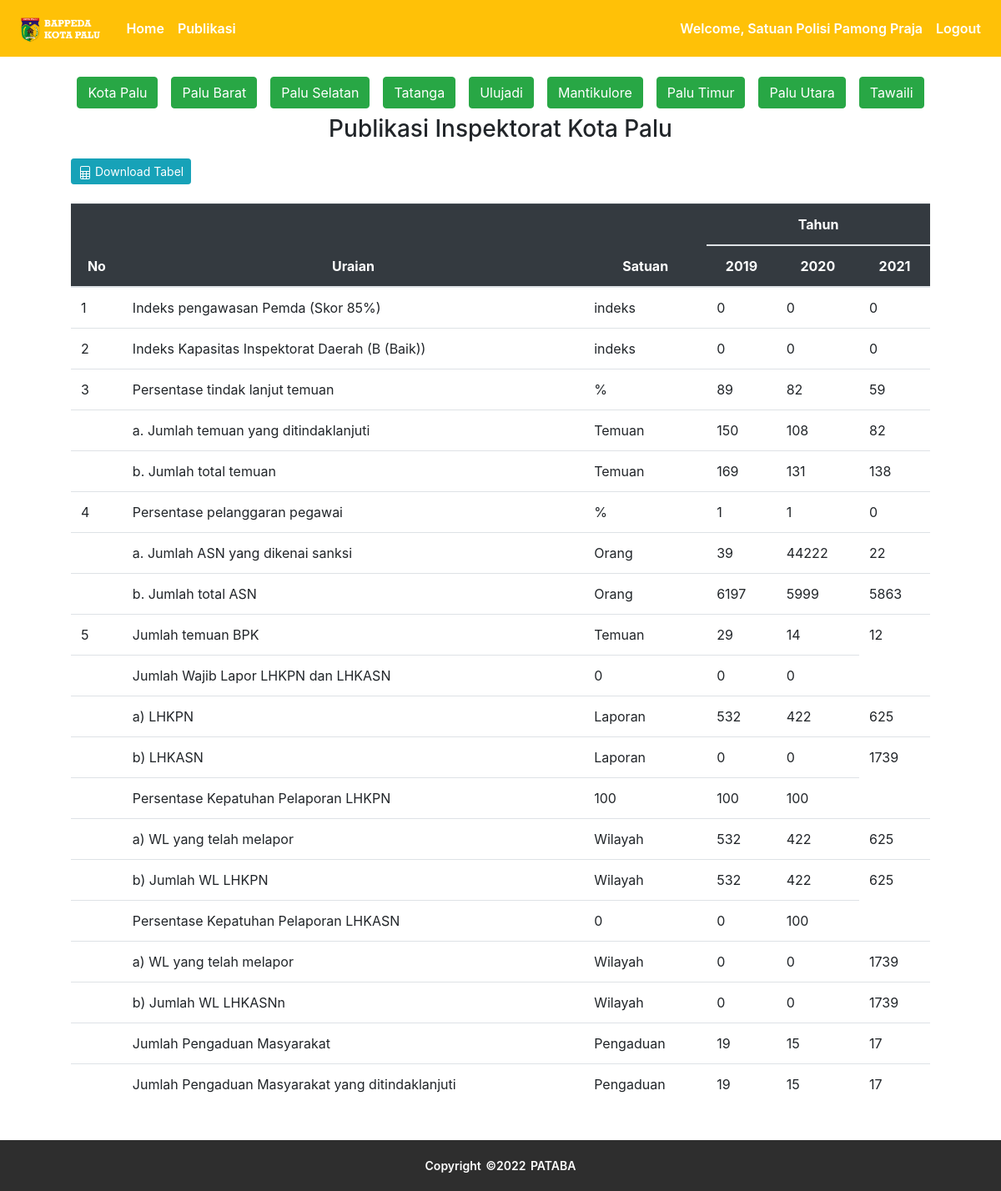
/publikasi/inspektorat (signed in), run on the app's committed database.
### publication/models.py (models this page shows, shortened)
class Users(db.Model, UserMixin):
  id = db.Column(db.Integer(), primary_key=True)
  email = db.Column(db.String(), unique=True, nullable=False)
  password_hash = db.Column(db.String(), nullable=False)
  name = db.Column(db.String(), nullable=False)
  role = db.Column(db.String(), nullable=False)
  officer_of_district = db.Column(db.Integer(), db.ForeignKey('districts.id'), nullable=True)
  officer_of_agency = db.Column(db.Integer(), db.ForeignKey('agencies.id'), nullable=True)
  @property
  def password(self):
    return self.password

class Inspektorat(db.Model):
  id = db.Column(db.Integer(), primary_key=True)
  tahun = db.Column(db.String(length=4), nullable=False)
  u1 = db.Column(db.Float())
  u2 = db.Column(db.Float())
  u3 = db.Column(db.Float())
  u4 = db.Column(db.Float())
  u5 = db.Column(db.Float())
  u6 = db.Column(db.Float())
  u7 = db.Column(db.Float())
  u8 = db.Column(db.Float())
  u9 = db.Column(db.Float())
  u10 = db.Column(db.Float())
  u11 = db.Column(db.Float())
  u12 = db.Column(db.Float())
  u13 = db.Column(db.Float())
  u14 = db.Column(db.Float())
  district_id = db.Column(db.Integer(), nullable=True)
  u15 = db.Column(db.Float())
  u16 = db.Column(db.Float())
  u17 = db.Column(db.Float())
  u18 = db.Column(db.Float())
  u19 = db.Column(db.Float())
  u20 = db.Column(db.Float())
  district_id = db.Column(db.Integer(), nullable=True)

### publication/inspektorat/routes_inspektorat.py (the view)
@app.route('/publikasi/inspektorat')
def inspektorat():
  data = Inspektorat.query.filter_by(district_id=None).order_by(Inspektorat.tahun).all()
  return render_template('inspektorat/inspektorat.html', data=data)

### publication/models.py (called while the page is built)
@login_manager.user_loader
def load_user(user_id):
    return Users.query.get(int(user_id))

### publication/templates/inspektorat/inspektorat.html (shortened to what this page needs)
{% extends 'base.html' %}
{% block content %}
  <div class="container">
    <div class="ket-tabel d-flex justify-content-center">
      <a href="{{ url_for('inspektorat') }}" class="btn btn-success m-2">Kota Palu</a>
      <a href="{{ url_for('inspektorat_kec', district_id=1) }}" class="btn btn-success m-2">Palu Barat</a>
      <a href="{{ url_for('inspektorat_kec', district_id=2) }}" class="btn btn-success m-2">Palu Selatan</a>
      <a href="{{ url_for('inspektorat_kec', district_id=3) }}" class="btn btn-success m-2">Tatanga</a>
      <a href="{{ url_for('inspektorat_kec', district_id=4) }}" class="btn btn-success m-2">Ulujadi</a>
      <a href="{{ url_for('inspektorat_kec', district_id=5) }}" class="btn btn-success m-2">Mantikulore</a>
      <a href="{{ url_for('inspektorat_kec', district_id=6) }}" class="btn btn-success m-2">Palu Timur</a>
      <a href="{{ url_for('inspektorat_kec', district_id=7) }}" class="btn btn-success m-2">Palu Utara</a>
      <a href="{{ url_for('inspektorat_kec', district_id=8) }}" class="btn btn-success m-2">Tawaili</a>
    </div>
    <h3 class="text-center">Publikasi Inspektorat Kota Palu</h3>
    <button class="btn btn-sm btn-info btn-download" onclick="exportTableToExcel('dprdTable', 'tabel')">
      <span>
        Download Tabel
      </span>
    </button>
    <div class="table-responsive mb-5" style="padding: 5vh;">
      <table class="table" id="dprdTable">
        <thead class="table-dark text-center">
          <tr>
            <th rowspan="2" scope="col">No</th>
            <th rowspan="2" scope="col">Uraian</th>
            <th rowspan="2" scope="col">Satuan</th>
            <th colspan="{{ data|length + 1 }}" scope="col" style="text-align: center">Tahun</th>
          </tr>
          <tr>
            {% for d in data %}
              <th>
                {{ d.tahun }}
              </th>
            {% endfor %}
          </tr>
        </thead>
        <tbody>
          <tr>
            <td>1</td>
            <td>Indeks pengawasan Pemda (Skor 85%)</td>
            <td>indeks</td>
            {% for d in data %}
            <td>{{ d.u1 }}</td>
            {% endfor %}
          </tr>
          <tr>
            <td>2</td>
            <td>Indeks Kapasitas Inspektorat Daerah (B (Baik))</td>
            <td>indeks</td>
            {% for d in data %}
            <td>{{ d.u2 }}</td>
            {% endfor %}
          </tr>
          <tr>
            <td>3</td>
            <td>Persentase tindak lanjut temuan</td>
            <td>%</td>
            {% for d in data %}
            <td>{{ d.u3 }}</td>
            {% endfor %}
          </tr>
          <tr>
            <td></td>
            <td>a. Jumlah temuan yang ditindaklanjuti</td>
            <td>Temuan</td>
            {% for d in data %}
            <td>{{ d.u4 }}</td>
            {% endfor %}
          </tr>
          <tr>
            <td></td>
            <td>b. Jumlah total temuan</td>
            <td>Temuan</td>
            {% for d in data %}
            <td>{{ d.u5 }}</td>
            {% endfor %}
          </tr>
          <tr>
            <td>4</td>
            <td>Persentase pelanggaran pegawai</td>
            <td>%</td>
            {% for d in data %}
            <td>{{ d.u6 }}</td>
            {% endfor %}
          </tr>
          <tr>
            <td></td>
            <td>a. Jumlah ASN yang dikenai sanksi</td>
            <td>Orang</td>
            {% for d in data %}
            <td>{{ d.u7 }}</td>
            {% endfor %}
          </tr>
          <tr>
            <td></td>
            <td>b. Jumlah total ASN</td>
            <td>Orang</td>
            {% for d in data %}
            <td>{{ d.u8 }}</td>
            {% endfor %}
          </tr>
          <tr>
            <td>5</td>
            <td>Jumlah temuan BPK</td>
            <td>Temuan</td>
            {% for d in data %}
            <td>{{ d.u9 }}</td>
            {% endfor %}
          </tr>
          <tr>
            <td></td>
            <td>Jumlah Wajib Lapor LHKPN dan LHKASN</td>
            {% for d in data %}
            <td>{{ d.u10 }}</td>
            {% endfor %}
          </tr>
          <tr>
            <td></td>
            <td>a) LHKPN</td>
            <td>Laporan</td>
            {% for d in data %}
            <td>{{ d.u11 }}</td>
            {% endfor %}
          </tr>
          <tr>
            <td></td>
            <td>b) LHKASN</td>
            <td>Laporan</td>
            {% for d in data %}
            <td>{{ d.u12 }}</td>
            {% endfor %}
          </tr>
          <tr>
            <td></td>
            <td>Persentase Kepatuhan Pelaporan LHKPN</td>
            {% for d in data %}
            <td>{{ d.u13 }}</td>
            {% endfor %}
          </tr>
          <tr>
            <td></td>
            <td>a) WL yang telah melapor</td>
            <td>Wilayah</td>
            {% for d in data %}
            <td>{{ d.u14 }}</td>
            {% endfor %}
          </tr>
          <tr>
            <td></td>
            <td>b) Jumlah WL LHKPN</td>
            <td>Wilayah</td>
            {% for d in data %}
            <td>{{ d.u15 }}</td>
            {% endfor %}
          </tr>
          <tr>
            <td></td>
            <td>Persentase Kepatuhan Pelaporan LHKASN</td>
            {% for d in data %}
            <td>{{ d.u16 }}</td>
            {% endfor %}
          </tr>
          <tr>
            <td></td>
            <td>a) WL yang telah melapor</td>
            <td>Wilayah</td>
            {% for d in data %}
            <td>{{ d.u17 }}</td>
            {% endfor %}
          </tr>
          <tr>
            <td></td>
            <td>b) Jumlah WL LHKASNn</td>
            <td>Wilayah</td>
            {% for d in data %}
            <td>{{ d.u18 }}</td>
            {% endfor %}
          </tr>
          <tr>
            <td></td>
            <td>Jumlah Pengaduan Masyarakat</td>
            <td>Pengaduan</td>
            {% for d in data %}
            <td>{{ d.u19 }}</td>
            {% endfor %}
          </tr>
          <tr>
            <td></td>
            <td>Jumlah Pengaduan Masyarakat yang ditindaklanjuti</td>
            <td>Pengaduan</td>
            {% for d in data %}
            <td>{{ d.u20 }}</td>
            {% endfor %}
          </tr>
        </tbody>
      </table>
    </div>
  </div>
{% endblock %}

### publication/templates/base.html (shortened to what this page needs)
<!doctype html>
<html lang="en">
  <head>
    <link rel="stylesheet" href="https://cdn.jsdelivr.net/npm/bootstrap@4.5.3/dist/css/bootstrap.min.css">
    <link rel="stylesheet" href="https://unpkg.com/swiper/swiper-bundle.min.css"/>
    <link rel="stylesheet" href="{{ url_for('static', filename='css/style_agi.css') }}">
    <link rel="stylesheet" href="{{ url_for('static', filename='css/footer.css') }}">
  </head>
  <body>
    <nav class="navbar navbar-expand-md navbar-dark bg-warning my-navbar">
      <a class="navbar-brand" href="#">
        <img src="{{ url_for('static', filename='img/logo.png') }}" alt="" height="39px" class="d-inline-block align-text-top">
      </a>
        <div class="collapse navbar-collapse" id="navbarNav">
          <ul class="navbar-nav mr-auto">
            <li class="nav-item active">
                <a class="nav-link fw-bold" href="{{ url_for('home_page') }}">Home <span class="sr-only">(current)</span></a>
            </li>
            <li class="nav-item active">
              <a class="nav-link" href="{{ url_for('publikasi_page') }}">Publikasi</a>
            </li>
          </ul>
          {% if current_user.is_authenticated %}
            <ul class="navbar-nav">
              <li class="nav-item active">
                  <a class="nav-link">Welcome, {{ current_user.name }}</a>
              </li>
              <li class="nav-item active">
                  <a class="nav-link" href="{{ url_for('logout_page') }}">Logout</a>
              </li>
            </ul>
          {% else %}
            <ul class="navbar-nav">
              <li class="nav-item active">
                  <a class="nav-link" href="{{ url_for('login_page') }}">Login</a>
              </li>
            </ul>
          {% endif %}
        </div>
    </nav>
    {% block content %}
    {% endblock %}
    <footer>
      <div class="footer-bottom">
            Copyright &copy;2022 PATABA
      </div>
    </footer>
  </body>
</html>

### publication/static/css/style_agi.css (style rules this page uses)
nav { font-weight: 600; }
.btn-download { margin-left: 40px; margin-bottom: -25px; }

### publication/static/css/footer.css (style rules this page uses)
footer { position: fixed; left: 0; right: 0; bottom: 0; background-color: rgb(46, 46, 46); height: auto; width: auto; padding: 20px; font-size: 12px; color: white; font-weight: 600; }
.footer-bottom { font-size: 14px; word-spacing: 2px; text-align: center; text-transform: capitalize; }

### data on the page
Users: name "Satuan Polisi Pamong Praja"
Inspektorat: tahun "2019", u1 "0", u2 "0", u3 "89", u4 "150", u5 "169", u6 "1", u7 "39", u8 "6197", u9 "29", u10 "0", u11 "532", u12 "0", u13 "100", u14 "532", u15 "532", u16 "0", u17 "0", u18 "0", u19 "19", u20 "19"
Inspektorat: tahun "2020", u1 "0", u2 "0", u3 "82", u4 "108", u5 "131", u6 "1", u7 "44222", u8 "5999", u9 "14", u10 "0", u11 "422", u12 "0", u13 "100", u14 "422", u15 "422", u16 "0", u17 "0", u18 "0", u19 "15", u20 "15"
Inspektorat: tahun "2021", u1 "0", u2 "0", u3 "59", u4 "82", u5 "138", u6 "0", u7 "22", u8 "5863", u9 "12", u10 "0", u11 "625", u12 "1739", u13 "100", u14 "625", u15 "625", u16 "100", u17 "1739", u18 "1739", u19 "17", u20 "17"
